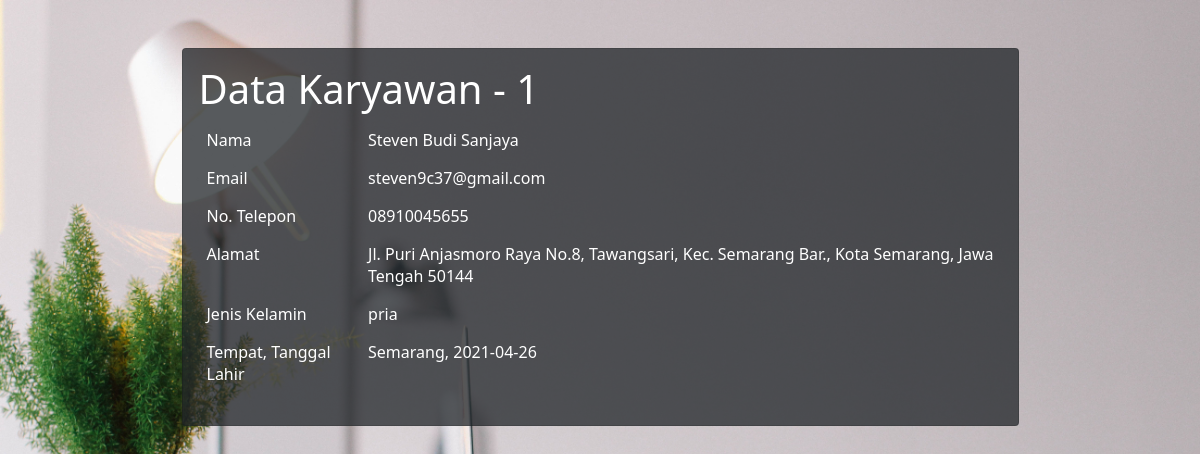
Screenshot of /karyawan/manage/pegawai.php?id=1 with the database file from the repository.
### tables this page shows
CREATE TABLE `pegawai` (
  `id_karyawan` int(10) NOT NULL,
  `nama` varchar(255) NOT NULL,
  `email` varchar(255) NOT NULL,
  `telepon` varchar(15) DEFAULT NULL,
  `alamat` text NOT NULL,
  `jenis_kelamin` enum('pria','wanita') NOT NULL,
  `tempat_lahir` varchar(100) NOT NULL,
  `tanggal_lahir` date NOT NULL
);

### karyawan/manage/connection.php (called while the page is built, shortened)
    <?php
function getData($dbhost, $dbuser, $dbpass, $dbname, $port, $dbtable, $data){
    $conn = mysqli_connect($dbhost, $dbuser, $dbpass, $dbname, $port);
    ?>
    <?php
    $query = "SELECT * FROM $dbtable WHERE id_karyawan = $data";
    $search = mysqli_query($conn, $query);
    if(mysqli_num_rows($search) > 0){
        return mysqli_fetch_assoc($search);
    }else{
        return "Data Not Found";
    }
}
    ?>

### karyawan/manage/pegawai.php (the view, shortened to what this page needs)
<?php
include_once('./connection.php');
include_once('./dbconfig.php');
$karyawan = getData($dbhost, $dbuser, $dbpass, $dbname, $port, $dbtable, $_GET['id']);
?>
<!DOCTYPE html>
<html lang="en">
<head>
    <link href="https://cdn.jsdelivr.net/npm/bootstrap@5.0.0-beta3/dist/css/bootstrap.min.css" rel="stylesheet">
</head>
<body style="background-image: url(../asset//pgw.jpg);background-position: center;background-repeat: no-repeat;background-size: cover;width:100%;height: 100%;box-sizing: border-box;">
    <div class="container container-fluid" style="display: flex;justify-content: center;align-items: center;">
        <div class="card text-white bg-dark mb-3 mt-5" style="width:75%; height: 50%;">
            <div class="card-body">
                <h1 class="card-title">Data Karyawan - <?php echo $karyawan['id_karyawan']; ?></h1>
                <div class="card-text">
                    <table style="color: white;" class="table table-borderless">
                        <tr>
                            <td>Nama</td>
                            <td><?php echo $karyawan['nama'];  ?></td>
                        </tr>
                        <tr>
                            <td>Email</td>
                            <td><?php echo $karyawan['email'];  ?></td>
                        </tr>
                        <tr>
                            <td>No. Telepon</td>
                            <td><?php echo $karyawan['telepon'];  ?></td>
                        </tr>
                        <tr>
                            <td>Alamat</td>
                            <td><?php echo $karyawan['alamat'];  ?></td>
                        </tr>
                        <tr>
                            <td>Jenis Kelamin</td>
                            <td><?php echo $karyawan['jenis_kelamin'];  ?></td>
                        </tr>
                        <tr>
                            <td>Tempat, Tanggal Lahir</td>
                            <td><?php echo $karyawan['tempat_lahir'] . ", " . $karyawan['tanggal_lahir'];  ?></td>
                        </tr>
                    </table>
                </div>
            </div>
        </div>
    </div>
</body>
</html>

### karyawan/manage/pegawai.php (style rules this page uses)
.bg-dark { background-color: rgba(33, 37, 41, 0.75) !important; }

### rows the page displays
pegawai: id_karyawan "1", nama "Steven Budi Sanjaya", email "steven9c37@gmail.com", telepon "08910045655", alamat "Jl. Puri Anjasmoro Raya No.8, Tawangsari, Kec. Semarang Bar., Kota Semarang, Jawa Tengah 50144", jenis_kelamin "pria", tempat_lahir "Semarang", tanggal_lahir "2021-04-26"
